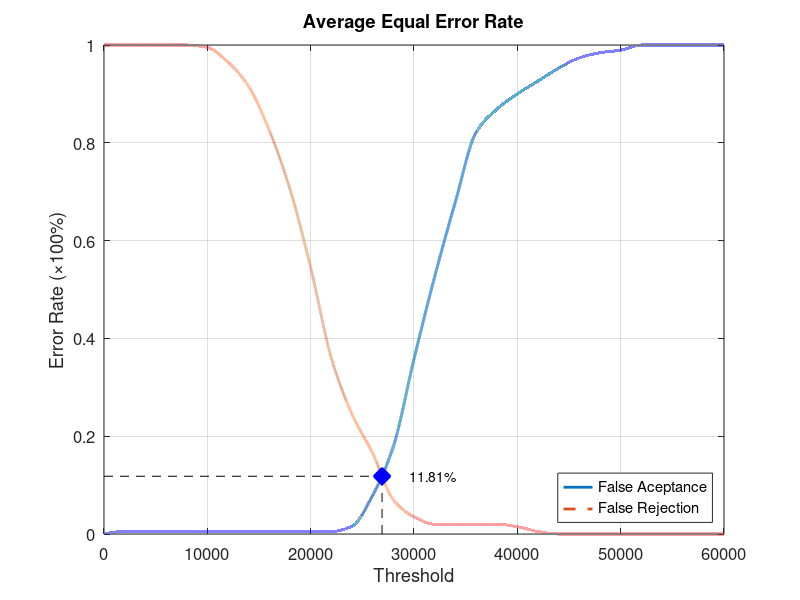
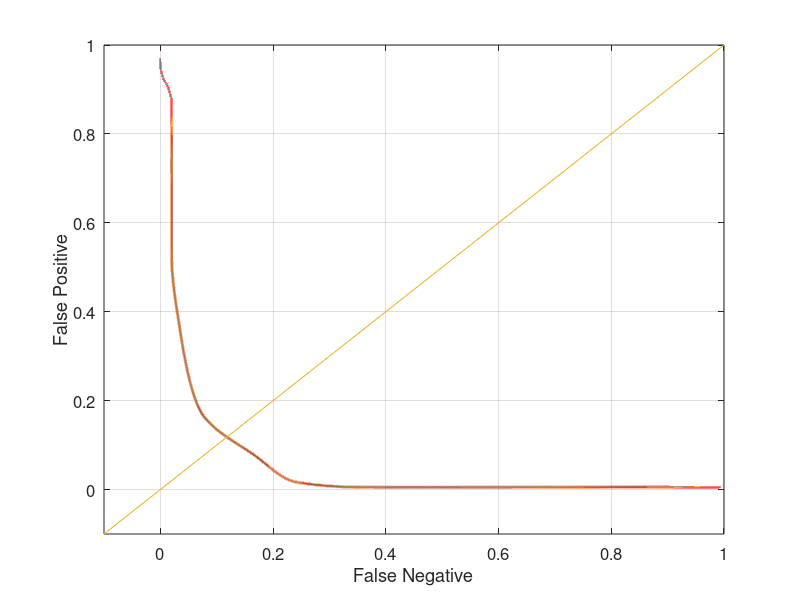

Write the MATLAB code that produced these figures, in order.
function yEER = Database1_2
close all;
clear;
clc;
x = 0:2000:60000;
xq = 0:0.5:60000;

y0 = [0 0.00526316 0.00526316 0.00526316 0.00526316 0.00526316 0.00526316 0.00526316 0.00526316 0.00526316 0.00526316 0.00526316 0.0157895 0.0789474 0.178947 0.357895 0.526316 0.678947 0.821053 0.868421 0.9 0.926316 0.952632 0.973684 0.984211 0.989474 1 1 1 1 1];
yy0 = interp1(x, y0, xq, 'pchip');
y1 = [1 1 1 1 1 0.995 0.965 0.915 0.825 0.705 0.545 0.36 0.245 0.165 0.07 0.035 0.02 0.02 0.02 0.02 0.015 0.005 0 0 0 0 0 0 0 0 0];
yy1 = interp1(x, y1, xq, 'pchip');

% Calculating EER: 
y2 = abs(y0 - y1);
find(y2 == min(y2))
yy2 = abs(yy0 - yy1);
xEER = find(yy2 == min(yy2));
xEERIndex = xq(xEER) % X-axis EER
yEER = yy0(xEER) % Y-axis EER

main = figure
plot(xq, yy0,'-','LineWidth', 2);	hold on
plot(xq, yy1,'--','LineWidth', 2);	hold on
plot([xEERIndex xEERIndex], [0 yEER], 'k--');	hold on
plot([0 xEERIndex], [yEER yEER], 'k--');	hold on
plot(xEERIndex, yEER, 'bx', 'LineWidth', 10);	hold on
text(xEERIndex + 10 * xEERIndex / 100, yEER, [num2str(round((10000 * yEER)) / 100) '%'])
legend('False Aceptance', 'False Rejection', 'Location', 'SouthEast')
xlabel('Threshold')
ylabel('Error Rate (\times100%)')
title('Average Equal Error Rate')
set(gca, 'FontSize', 12)
axis([0 60000 0 1])
grid on

print(main, 'Database1_2Main', '-dpng');
FNRxFPR = figure('Color', [1 1 1]);
plot(yy1, yy0, '-', yy1, yy0, 'LineWidth', 2);
hold on
y = -0.1:0.1:1
plot(y, y); 
set(gca, 'FontSize', 12)
xlabel('False Negative')
ylabel('False Positive')
axis([-0.1 1 -0.1 1])
set(gca, 'FontSize', 12)
grid on

print(FNRxFPR, 'Database1_2FNRxFPR','-dpng');
end
